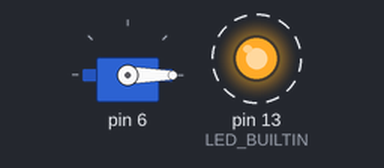
Bench run of a program on a simulated Arduino Uno, built with avr-gcc and run on an emulated ATmega328P. Parts: servo, output pins drawn as LEDs (lit = HIGH). Dashed ring = blinking.

Above: at 0.05 s.
Timing chart, 0 to 4.6 s (numbered marks = the images above):
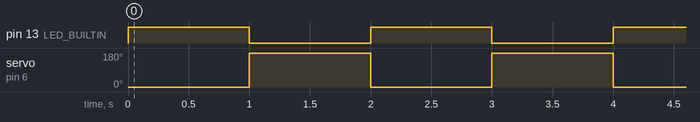

Measured:
- by itself, pin 13 (LED_BUILTIN): alternates HIGH for 1.0 s and LOW for 1.0 s
- by itself, servo on pin 6: alternates 180° for 1.0 s and 0° for 1.0 s

The program:

main.cpp
```cpp
#include <Arduino.h>
#include "Trappe.hpp"

Trappe trappe(6);

void setup (){
  trappe.init();

}

void loop ()
{

  trappe.ouvrir();
  delay(1000);
  trappe.fermer();
  delay(1000);


}


/*
#include <Servo.h>
#include <Arduino.h>

Servo myservo;  // create servo object to control a servo
// twelve servo objects can be created on most boards

int pos = 0;    // variable to store the servo position

void setup() {
  myservo.attach(6);  // attaches the servo on pin 9 to the servo object
}

void loop() {

  myservo.write(0);
  delay(1000);
    myservo.write(180);
  delay(1000);


}
*/
```

Trappe.cpp
```cpp
#include <Arduino.h>
#include "Trappe.hpp"

Trappe::Trappe(int brocheServo)
  : brocheServo(brocheServo) {
}

void Trappe::init(){
  pinMode(LED_BUILTIN, OUTPUT);
  myservo.attach(brocheServo);
}

void Trappe::ouvrir() {

  myservo.write(0);
  digitalWrite(LED_BUILTIN, HIGH);
}

void Trappe::fermer(){

  myservo.write(180);
  digitalWrite(LED_BUILTIN, LOW);
}
```

Trappe.hpp
```cpp
#ifndef TRAPPE_HPP
#define TRAPPE_HPP

#include <Servo.h>

class Trappe {

    public:
        Trappe(int brocheServo);
        void init();
        void ouvrir();
        void fermer();
        bool estOuverte();

    private:
        int brocheServo;
        bool trappeOuverte;
        Servo myservo;

};

#endif
```
